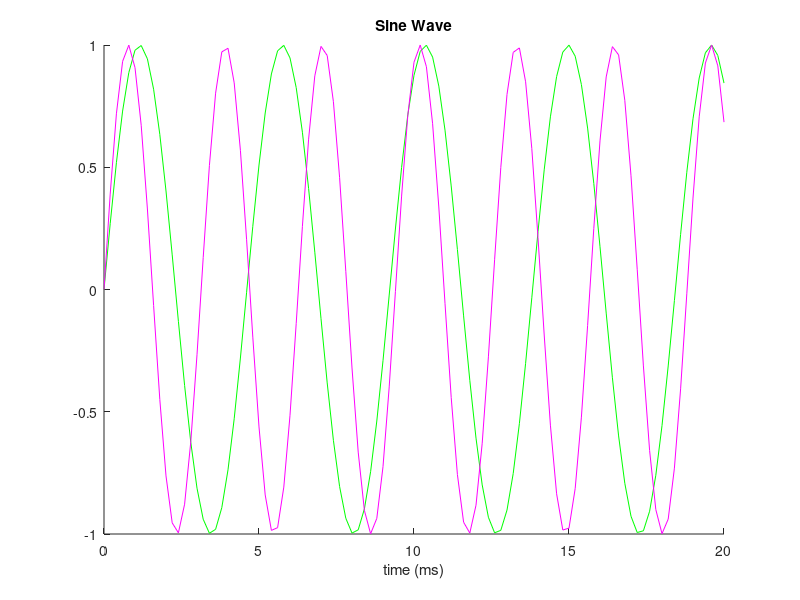

The MATLAB script that drew this image: (Note: this script raises an error after producing the figure.)
sampling_rate = 5000;
time = 0:1/sampling_rate:0.02;
freq = 217; s1 =  sin(2*pi*time*freq);
freq = 319; s2 =  sin(2*pi*time*freq);
%general formula : Amplitude*sin(2*pi*freq*time)
figure(1),clf; hold on;
plot(time.*1000,s1,'g'); plot(time.*1000,s2,'m');
xlabel('time (ms)')
title('Sine Wave')

%%
x = 39;
load('C:\Users\Anya\Desktop\FP_LOCAL\ach+da\AK190_210810_0001.mat'); % load raw data
%%
win = [7 8]; % window for plotting
r = [find(data.acq.time == win(1)):find(data.acq.time == win(2))]; % segment for raw data
r2 = [find(data.final.time == win(1)):find(data.final.time == win(2))]; % segment for processed data
t = [0:1/5000:diff(win)]; t2 = [0:1/50:diff(win)];

win = [7 7.05];
r3 = [find(data.acq.time == win(1)):find(data.acq.time == win(2))]; % segment for raw data
t3 = [0:1/5000:0.05]; 
clr = {'g','m'};

fig = figure;
subplot(3,2,1); hold on
for y = 1:2; plot(t, normalize(data.acq.refSig{y}(r),'range'), clr{y}); end
title('reference signal');

subplot(3,2,2); hold on
for y = 1:2; plot(t3, normalize(data.acq.refSig{y}(r3),'range'), clr{y}); end
title('zoom in: reference signal');

subplot(3,2,3); hold on
for y = 1:2; plot(t, data.acq.FP{y}(r), clr{y}); end
title('raw data');

subplot(3,2,4); hold on
for y = 1:2; plot(t3, data.acq.FP{y}(r3), clr{y}); end
title('zoom in: raw data');

subplot(3,2,5); hold on
for y = 1:2; plot(t2, data.final.FP{y}(r2), clr{y}); end
title('raw data');